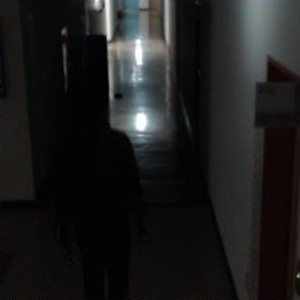
%> input picture CODE/Basic_Intensity_Transform/PowerLaw/manWalkVB.jpg, 300 x 300 px
$ octave PowerLawTransform.m   (GNU Octave 9; MATLAB toolbox functions it lacks are replaced by stand-ins)
%> lines starting %> are read from the running program, lines starting %| are printed output that depends on the picture
%> further down, img is the input picture: size 300x300x3 uint8; mean R, G, B 29, 29, 28.6
### CODE/Basic_Intensity_Transform/PowerLaw/PL.m
function o_img = PL(i_img, y)
%> called with y = 0.3

    % Convert to double for calculations
    i_img = double(i_img);

    % size of image
    [m, n] = size(i_img);
%> m = 300; n = 900

    % Transformed image
    o_img = zeros(size(i_img));

    % transformed image
    for i = 1:m
        for j = 1:n
            o_img(i,j) = round((i_img(i,j) / 255) ^ y * 255);
        end
    end
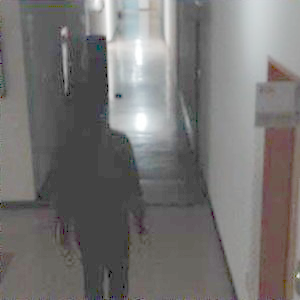
%> o_img: size 300x300x3 double; mean R, G, B 117.6, 115.7, 114.6

    % Convert back to uint8 for image display
    o_img = uint8(o_img);
%> o_img: size 300x300x3 uint8

end

### CODE/Basic_Intensity_Transform/PowerLaw/PowerLawTransform.m
clc; clear all; close all;

% POWER-LAW TRANSFORM OF GREY SCALE IMAGE:

% Original Image
img = imread("manWalkVB.jpg");
figure(1)
imshow(img)
title("Original Image")

% img = rgb2gray(img);

% Transformed Image
figure(2)
i = PL(img, 0.3);
smoothedImage = imgaussfilt(i, 3);
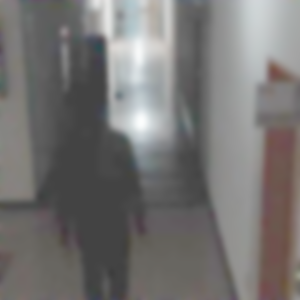
%> smoothedImage: size 300x300x3 uint8; mean R, G, B 117.6, 115.7, 114.6; mean of the top-left, top-right, bottom-left and bottom-right quarters 124.3, 143.6, 86.9, 109.1

imshow(i)
title("Transformed Image")
